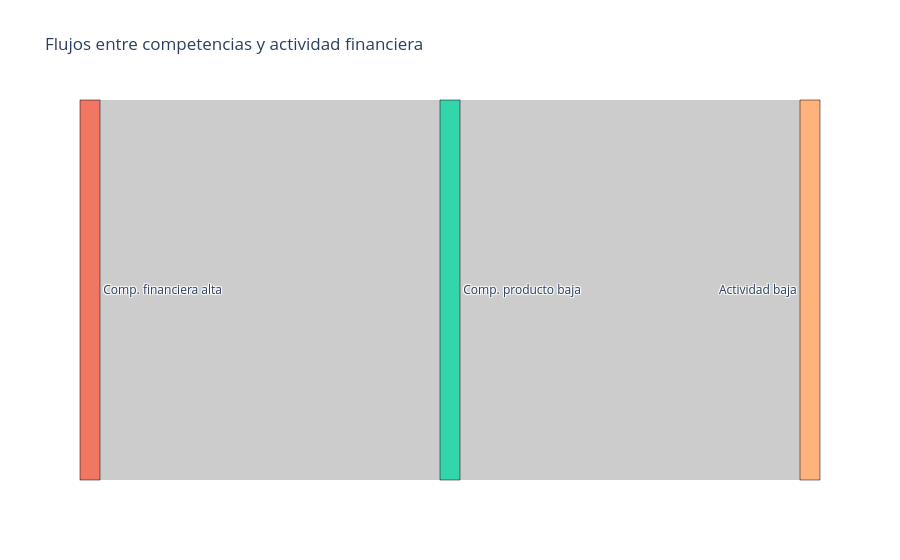

Here is the notebook cell this chart was saved with:
### Markdown cell above
#### 5.4.7. Sankey diagram - Flujo entre competencias y actividad
Este Sankey muestra cómo se mueven las personas entre:
- competencia financiera
- competencia de producto
- actividad financiera
Es muy visual para explicar flujos

### Code cell
import plotly.graph_objects as go

# --- 1. Crear nodos ---
labels = [
    "Comp. financiera baja", "Comp. financiera alta",
    "Comp. producto baja", "Comp. producto alta",
    "Actividad baja", "Actividad alta"
]

# --- 2. Crear enlaces (flujos) ---
# Cada flujo es un conteo real de personas que pasan de un estado a otro

source = []
target = []
value = []

# Flujo 1: comp_fin_bin → comp_prod
for cf in [0, 1]:
    for cp in [0, 1]:
        count = len(df[(df.comp_fin_bin == cf) &
                               (df.comp_prod == cp)])
        source.append(cf)               # 0 o 1
        target.append(2 + cp)           # 2 o 3
        value.append(count)

# Flujo 2: comp_prod → actividad
for cp in [0, 1]:
    for act in [0, 1]:
        count = len(df[(df.comp_prod == cp) &
                               (df.actividad == act)])
        source.append(2 + cp)           # 2 o 3
        target.append(4 + act)          # 4 o 5
        value.append(count)

# --- 3. Construcción del Sankey ---
fig = go.Figure(data=[go.Sankey(
    node=dict(
        pad=20,
        thickness=20,
        line=dict(color="black", width=0.5),
        label=labels
    ),
    link=dict(
        source=source,
        target=target,
        value=value
    )
)])

fig.update_layout(title_text="Flujos entre competencias y actividad financiera", font_size=12)
fig.show()

### Figure 1 — Plotly figure (JSON) as saved in the notebook; plotly's stock layout.template omitted (floating-point values rounded to 4 significant figures)
{"data": [{"link": {"source": [0, 0, 1, 1, 2, 2, 3, 3], "target": [2, 3, 2, 3, 4, 5, 4, 5], "value": [0, 0, 868, 0, 868, 0, 0, 0]}, "node": {"label": ["Comp. financiera baja", "Comp. financiera alta", "Comp. producto baja", "Comp. producto alta", "Actividad baja", "Actividad alta"], "line": {"color": "black", "width": 0.5}, "pad": 20, "thickness": 20}, "type": "sankey"}], "layout": {"font": {"size": 12}, "title": {"text": "Flujos entre competencias y actividad financiera"}}}
